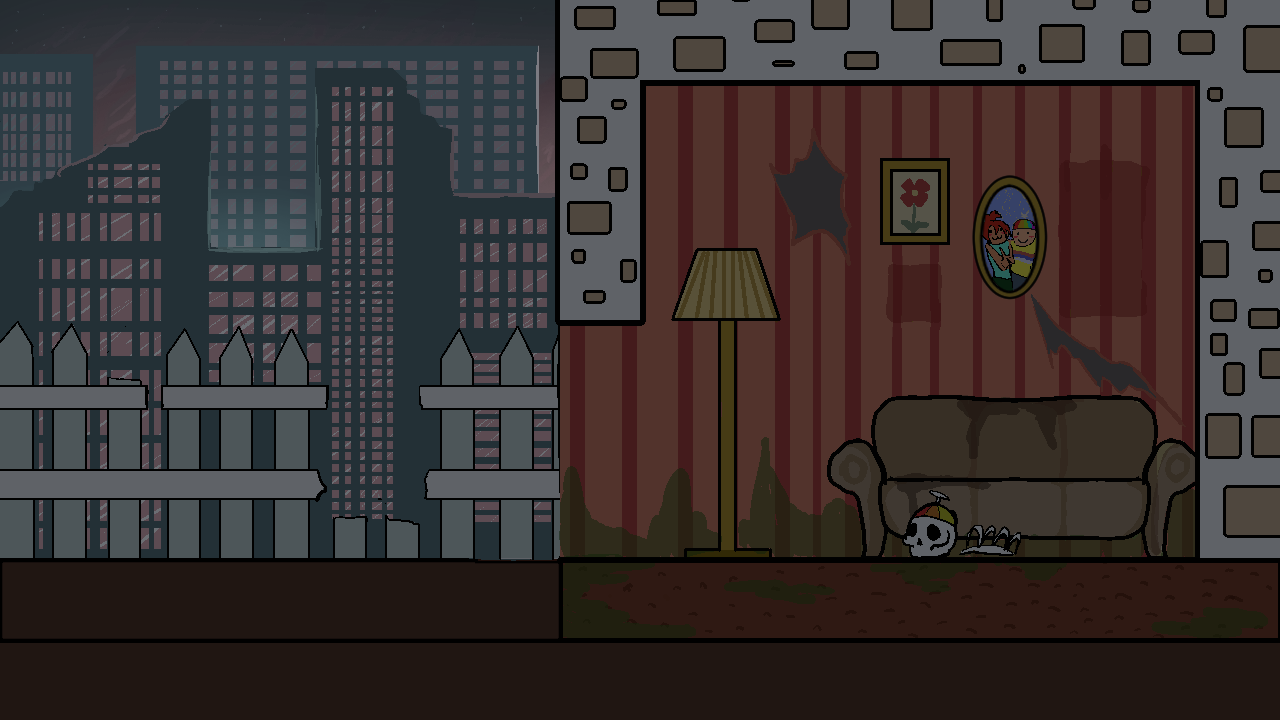

Below is a game level as drawn by its tile map, then a one-line description and the .tmx file that defines it, in full:
An orthogonal 16x9 tile map with 80x80 px tiles, 1 tile layer (Tile Layer 1), 2 tilesets.

<map version="1.10" tiledversion="1.10.2" orientation="orthogonal" renderorder="right-down" width="16" height="9" tilewidth="80" tileheight="80" infinite="0" nextlayerid="2" nextobjectid="1">
 <tileset firstgid="1" source="endPast.tsx" />
 <tileset firstgid="145" source="endPresent.tsx" />
 <layer id="1" name="Tile Layer 1" width="16" height="9">
  <data encoding="csv">
145,146,147,148,149,150,151,152,153,154,155,156,157,158,159,160,
161,162,163,164,165,166,167,168,169,170,171,172,173,174,175,176,
177,178,179,180,181,182,183,184,185,186,187,188,189,190,191,192,
193,194,195,196,197,198,199,200,201,202,203,204,205,206,207,208,
209,210,211,212,213,214,215,216,217,218,219,220,221,222,223,224,
225,226,227,228,229,230,231,232,233,234,235,236,237,238,239,240,
241,242,243,244,245,246,247,248,249,250,251,252,253,254,255,256,
257,258,259,260,261,262,263,264,265,266,267,268,269,270,271,272,
273,274,275,276,277,278,279,280,281,282,283,284,285,286,287,288
</data>
 </layer>
</map>
